Frame 1 (no input): blank canvas, image omitted
Frame 60 (the mouse pressed at the canvas centre just before this capture): blank canvas, image omitted
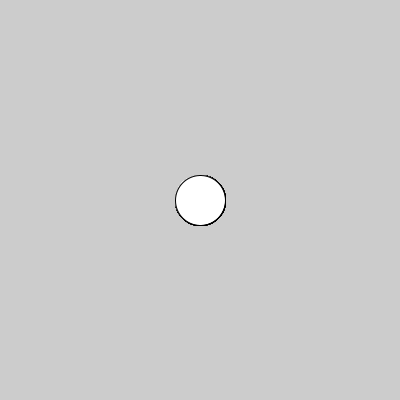
Frame 120 (the mouse held since frame 60 and released just before this capture)

The Processing sketch whose frames 1 and 60 were blank and that drew this single picture after the mouse press (run headless with seeded random() and noise(); from frame 60 on, the mouse is pressed at the canvas centre):

// Processing sketch: mousePressed_drawing
// ── mousePressed_drawing.pde
void setup() {
  size(400, 400);
}

void draw() {
  if (mousePressed) {
    ellipse(mouseX, mouseY, 50, 50);
  }
}
